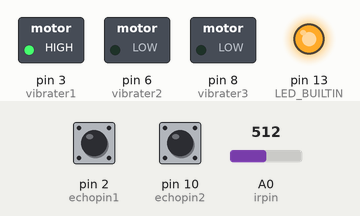
Simulated run of this sketch. Board: Arduino Uno, built with avr-gcc and run on an emulated ATmega328P. On the bench: switched loads named in the sketch (green lamp = pin HIGH), output pins drawn as LEDs (lit = HIGH). The inputs (shaded band) are chosen by the test bench; at power-on: A0 (irpin) = 512, pin 10 (echopin2) LOW, pin 2 (echopin1) LOW. Pins used as bus, display or sensor lines are not drawn; what the sketch prints to the serial monitor is not drawn.

Above: at 1.2 s.
1.3 s: A0 (irpin) set to 110
9.0 s: A0 (irpin) set to 94
At 12.7 s:
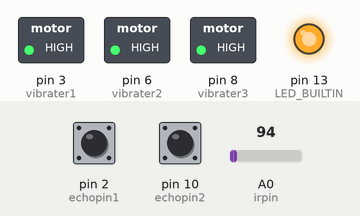
13.4 s: A0 (irpin) set to 122
At 15.5 s:
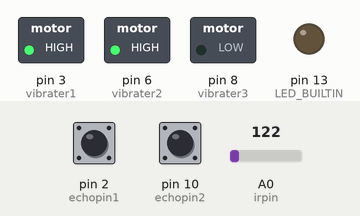
22.1 s: A0 (irpin) set to 90
At 23.2 s:
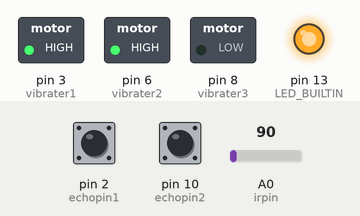
25.4 s: pin 10 (echopin2) pulsed HIGH 2 times (0.12 s each, 0.3 s apart)
At 27.9 s:
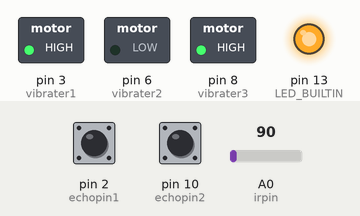
30.4 s: pin 2 (echopin1) pulsed HIGH 5 times (0.12 s each, 0.3 s apart)
At 33.0 s:
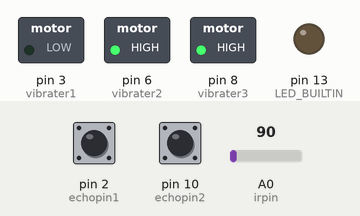
Timing chart, 0 to 36.6 s (numbered marks = the images above; inputs shaded):
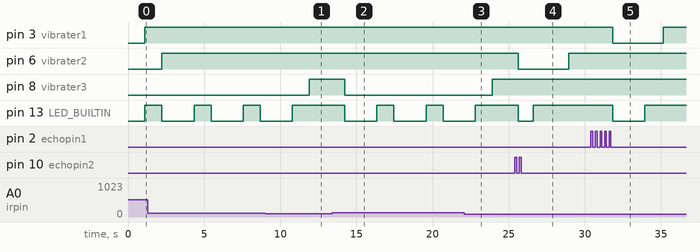

Measured:
- the behaviour switches between 100 and 99 on A0 (irpin) (found by bisection; images 0 and 1)
- after the input at 9.0 s, pin 8 (vibrater3): LOW → HIGH after 2.9 s; pin 13 (LED_BUILTIN): goes on until 10.8 s, then stays HIGH
- after the input at 13.4 s, pin 8 (vibrater3): HIGH → LOW after 0.84 s; pin 13 (LED_BUILTIN): alternates HIGH for 1.1 s and LOW for 2.1 s, starting after 0.84 s
- after the input at 22.1 s, pin 8 (vibrater3): LOW → HIGH after 1.8 s; pin 13 (LED_BUILTIN): goes on until 22.8 s, then stays HIGH
- after the input at 25.4 s, pin 6 (vibrater2): HIGH → LOW after 0.22 s, → HIGH 3.3 s later; pin 13 (LED_BUILTIN): HIGH → LOW after 0.22 s, → HIGH 1.0 s later
- after the input at 30.4 s, pin 3 (vibrater1): HIGH → LOW after 1.4 s, → HIGH 3.3 s later; pin 13 (LED_BUILTIN): HIGH → LOW after 1.4 s, → HIGH 2.1 s later
- by itself, pin 13 (LED_BUILTIN): alternates HIGH for 1.1 s and LOW for 2.1 s

The sketch:

ultrasonic_sensor.ino
```cpp
int distance;
  int trigpin1 = 4;
  int echopin1 = 2;
  int trigpin2 = 9;
  int echopin2 = 10;
  int vibrater1 = 3;
  int vibrater2 = 6;
  int vibrater3 = 8;
  int irpin = 0;
  int irval = 0;
  int led = 7;
  float duration;
  float cm;
  void setup() {
  // initialize digital pin LED_BUILTIN as an output.
   Serial.begin(9600);
  pinMode(LED_BUILTIN, OUTPUT);
  pinMode(trigpin1, OUTPUT);
  pinMode(echopin1, INPUT);
  pinMode(trigpin2, OUTPUT);
  pinMode(echopin2, INPUT);
  pinMode(vibrater1,OUTPUT);
  pinMode(vibrater2,OUTPUT);
  pinMode(vibrater3,OUTPUT);
 }

// the loop function runs over and over again forever
void loop()
  {
  digitalWrite(trigpin1,LOW);
  delay(2);
  digitalWrite(trigpin1,HIGH);
  delay(10);
  digitalWrite(trigpin1,LOW);
  duration=pulseIn(echopin1,HIGH);
  cm=(duration/58.82);
  distance=cm;
  Serial.print("Sonar1 Distance: ");
  Serial.print(distance);
  Serial.print(" - ");
  delay(100);
  if(distance<100)
  {
  digitalWrite(LED_BUILTIN, HIGH);   // turn the LED on (HIGH is the voltage level)
  digitalWrite(led,HIGH);
  digitalWrite(vibrater1,HIGH);
  delay(1);
  }// wait for a second
  else
  {
  digitalWrite(LED_BUILTIN, LOW);    // turn the LED off by making the voltage LOW
  digitalWrite(led,LOW);
  digitalWrite(vibrater1,LOW);
  delay(1000);
  }// wait for a second

  digitalWrite(trigpin2,LOW);
  delay(2);
  digitalWrite(trigpin2,HIGH);
  delay(10);
  digitalWrite(trigpin2,LOW);
  duration=pulseIn(echopin2,HIGH);
  cm=(duration/58.82);
  distance=cm;
  Serial.print("Sonar2 Distance: ");
  Serial.print(distance);
  Serial.print(" - ");
  delay(100);
  if(distance<100)
  {
  digitalWrite(LED_BUILTIN, HIGH);   // turn the LED on (HIGH is the voltage level)
  digitalWrite(led,HIGH);
  digitalWrite(vibrater2,HIGH);
  delay(1);
  }
  else
  {
  digitalWrite(LED_BUILTIN, LOW);    // turn the LED off by making the voltage LOW
  digitalWrite(led,LOW);
  digitalWrite(vibrater2,LOW);
  delay(1000);
  }

  irval = analogRead(irpin);       // reads the value of the sharp sensor
  Serial.print("IR State: ");
  delay(1);

  if(irval<100)
  {
  digitalWrite(LED_BUILTIN, HIGH);   // turn the LED on (HIGH is the voltage level)
  digitalWrite(led,HIGH);
  digitalWrite(vibrater3,HIGH);
  Serial.println(" 0 ");            // prints the value of the sensor to the serial monitor
  delay(100);                    // wait for this much time before printing next value

  }
  else
  {
  digitalWrite(LED_BUILTIN, LOW);    // turn the LED off by making the voltage LOW
  digitalWrite(led,LOW);
  digitalWrite(vibrater3,LOW);
  Serial.println(" 1 ");
  delay(1000);
  }
  }
```
